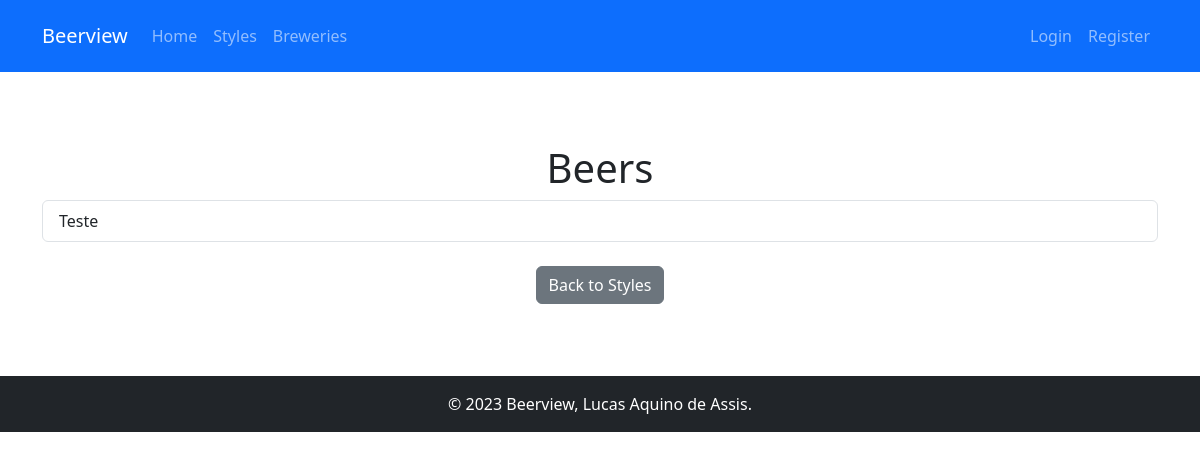
The app's page /beer_style/1/, older data.
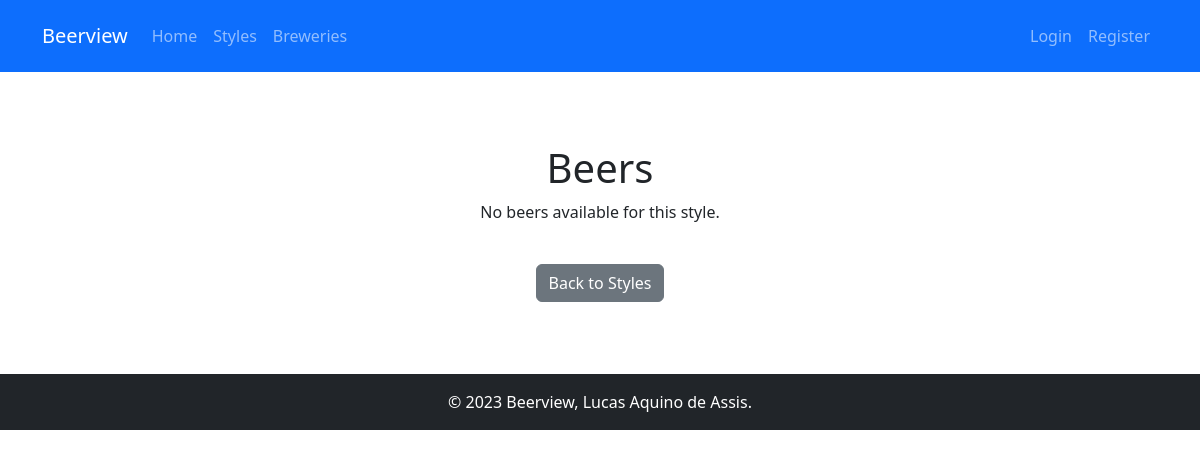
The same page, newer data.
### beerview/models.py (models this page shows, shortened)
class Beer(models.Model):
    name = models.CharField(max_length=200)
    brewery = models.ForeignKey(
        Brewery,
        on_delete=models.CASCADE,
        related_name="beers"
    )
    user = models.ForeignKey(
        'auth.User',
        on_delete=models.SET_NULL,
        null=True
    )
    style = models.ForeignKey(
        BeerStyle,
        on_delete=models.SET_NULL,
        null=True,
        related_name="beers"
    )
    abv = models.DecimalField(
        _("ABV"),
        max_digits=3,
        decimal_places=1,
        help_text=_("Alcohol By Volume"),
        validators=[MinValueValidator(Decimal('0.00'))]
    )
    ibu = models.PositiveIntegerField(
        _("IBU"),
        null=True,
        blank=True,
        help_text=_("International Bitterness Units")
    )
    srm = models.PositiveIntegerField(
        _("SRM"),
        null=True,
        blank=True,
        help_text=_("Standard Reference Method - color")
    )
    description = models.TextField(blank=True)

### beerview/views.py (the view)
# urls.py: path('beer_style/<int:beer_style_id>/', views.beer_style_details, name='beer_style_details'),
def beer_style_details(request, beer_style_id):
    beer_style = get_object_or_404(BeerStyle, pk=beer_style_id)
    beers = beer_style.beers.all()
    return render(request, 'beerview/beer_style_details.html', {'beer_style': beer_style, 'beers': beers})

### beerview/templates/beerview/beer_style_details.html
{% extends 'base_generic.html' %}
{% load django_bootstrap5 %}
{% block content %}
<div class="py-5">
    <h1 class="text-center">{{ style.name }} Beers</h1>
    <div class="list-group mb-4">
        {% for beer in beers %}
            <a href="{% url 'beer_details' beer.id %}" class="list-group-item list-group-item-action">{{ beer.name }}</a>
        {% empty %}
            <p class="text-center">No beers available for this style.</p>
        {% endfor %}
    </div>
    <div class="mt-3 text-center">
        <a href="{% url 'beer_styles' %}" class="btn btn-secondary">Back to Styles</a>
    </div>
</div>
{% endblock %}

Row changes from the older to the newer data that the page shows:
removed Beer: name "Teste"
Text that changed along with them:
text now shown: "No beers available for this style."
